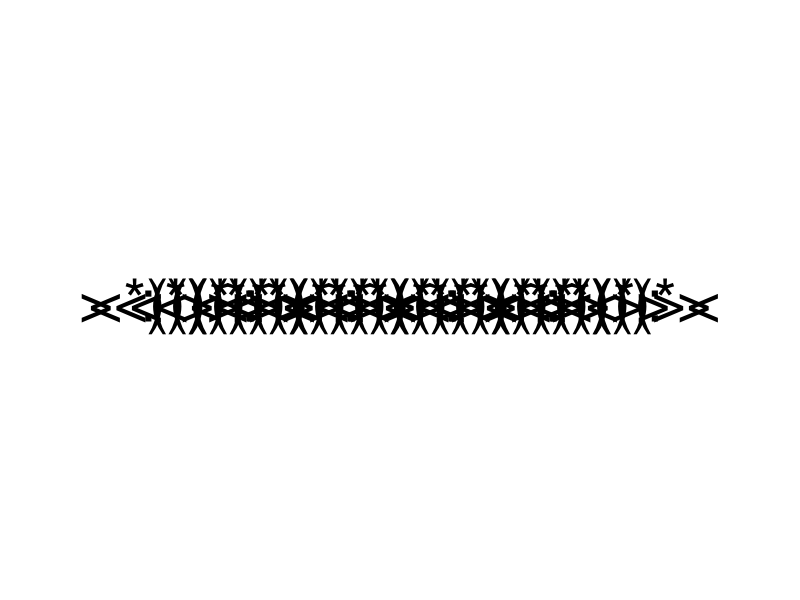

The R source for this figure: (Note: this script raises an error after producing the figure.)
## ---- chunk 1
knitr::opts_chunk$set(echo = TRUE, message = FALSE, dpi = 500)
## ---- chunk 2
library(dplyr)
library(ggplot2)
library(gganimate)
## ---- chunk 3
nlocations <- 10
swimming_fish_df <-
  data.frame(
    x = c(
      seq(1, 0, length.out = nlocations),
      seq(0, 1, length.out = nlocations)
    ),
    y = rep(0, nlocations * 2),
    label = c(
      rep(c("<*)))><", "<*)))>:"), nlocations / 2),
      rep(c("><(((*>", ":<(((*>"), nlocations / 2)
    )
  ) %>%
  mutate(id = 1:n())
## ---- chunk 4
swimming_fish_plot <-
  swimming_fish_df %>%
  ggplot(aes(x = x, y = y, label = label)) +
  geom_text(size = 15) +
  theme_void() +
  xlim(-0.3, 1.3)
swimming_fish_plot
## ---- chunk 5
swimming_fish <- 
  swimming_fish_plot + 
  transition_states(states = id, state_length = 0, wrap = F)
animate(plot = swimming_fish, nframes = 40)
## ---- chunk 6
anim_save(
  filename = "../www/swimming_fish.gif",
  animation = animate(plot = swimming_fish, nframes = 40, height = 200, width = 800)
)
